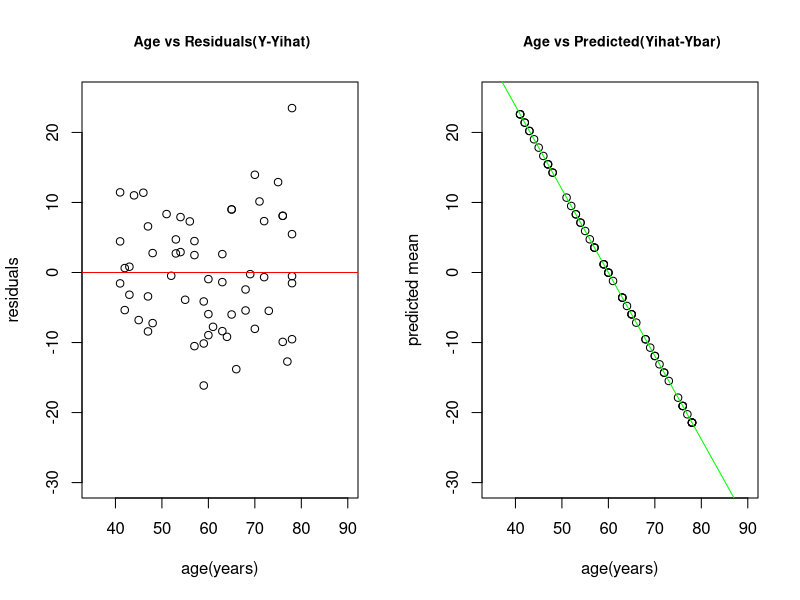
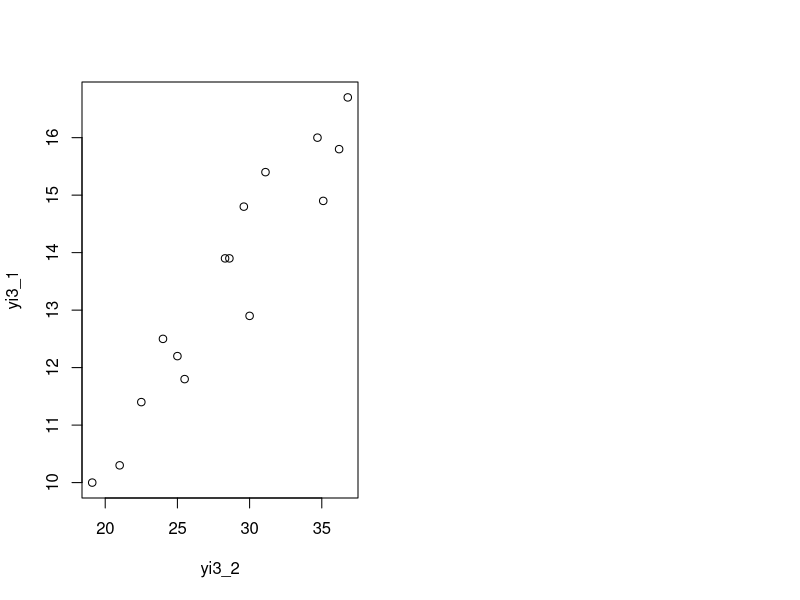

Source code (R) for these figures, in order:
## ---- chunk 1
knitr::opts_chunk$set(echo = TRUE)
## ---- chunk 2
library(knitr)
airfreight_breakage = read.table("airfreight+breakage.txt")
Y1 = airfreight_breakage[,1]
X1 = airfreight_breakage[,2]
n1 = length(X1)
fit1 = lm(Y1~X1)
y_hat1 = fit1$fitted.values
SSTO1 = sum((Y1-mean(Y1))^2)
SSE1 = sum((Y1-y_hat1)^2)
SSR1 = sum((y_hat1-mean(Y1))^2)
MSR1 = SSR1/(1)
MSE1 = SSE1/(n1-2)
Fstatistic1 = MSR1/MSE1
pvalue1 = pf(Fstatistic1, 1, n1-2, lower.tail = F)
result1 = data.frame(Source=c("Regression", "Error", "Total"),
 SS=c(SSR1, SSE1, SSTO1),Df=c(1, n1-2,n1-1),
 MS=c(MSR1, MSE1,NA), F_value=c(Fstatistic1,NA,NA),
 p_value=c(pvalue1,NA,NA))
kable(result1)
## ---- chunk 3
result1=data.frame(Source=c("Regression"),
F_value1=c(Fstatistic1),
p_value1=c(pvalue1))
kable(result1)
alpha = .05
Fcritical1 = qf(1-alpha, 1, n1-2)
Fcritical1
Fstatistic1 <= Fcritical1
## ---- chunk 4
Fstatistic1
r1 = cor(X1,Y1)
t1 = r1*sqrt(n1-2)/sqrt(1-r1^2)
t1
F1 = t1 ^ 2
F1
## ---- chunk 5
R_sqrt1=summary(fit1)$r1.squared
R_sqrt1
r1
proportion1 = (SSR1/SSTO1)*100
proportion1
## ---- chunk 6
musclemass = read.table("muscle+mass.txt")
Y2 = musclemass[,1]
X2 = musclemass[,2]
n2 = length(X2)
fit2 = lm(Y2~X2)
bohat2 = fit2$coefficients[[1]]
b1hat2 = fit2$coefficients[[2]]
Yi_hat2 = bohat2 + b1hat2*(X2)
Y2_1 = Y2-Yi_hat2
SSE2 = sum(Y2_1^2)
Y2_bar = mean(Y2)
Y2_2 = Yi_hat2-Y2_bar
SSR2 = sum(Y2_2^2)
Y2_3 = Y2 - Y2_bar
SSTO2 = sum(Y2_3^2)

result=data.frame(Source=c("Regression", "Error", "Total"),SS=c(SSR2, SSE2, SSTO2))
kable(result)

par(mfrow = c(1,2))
fit2_1 = lm(Y2_1~X2)
fit2_2 = lm(Y2_2~X2)

plot(X2,Y2_1,
 xlim = c(35,90), ylim=c(-30,25),
 main = " Age vs Residuals(Y-Yihat)",
 xlab = "age(years)",
 ylab = "residuals",
 cex.main = .85)
abline(fit2_1, col = "red")

plot(X2,Y2_2,
 xlim = c(35,90), ylim=c(-30,25),
 main = " Age vs Predicted(Yihat-Ybar)",
 xlab ="age(years)",
 ylab = "predicted mean",
 cex.main = .85)
abline(fit2_2, col="green")
## ---- chunk 7
y_hat2 = fit2$fitted.values
SSTO2 = sum((Y2-mean(Y2))^2)
SSE2 = sum((Y2-y_hat2)^2)
SSR2 = sum((y_hat2-mean(Y2))^2)
MSR2 = SSR2/(1)
MSE2 = SSE2/(n2-2)
Fstatistic2 = MSR2/MSE2
pvalue2 = pf(Fstatistic2, 1, n2-2, lower.tail = F)

result2=data.frame(Source=c("Regression", "Error", "Total"),
 SS=c(SSR2, SSE2, SSTO2),Df=c(1, n2-2,n2-1),
 MS=c(MSR2, MSE2,NA), F_value=c(Fstatistic2,NA,NA),
 p_value=c(pvalue2,NA,NA))
kable(result2)
## ---- chunk 8
Fstatistic2 = MSR2/MSE2

pvalue2 = pf(Fstatistic2, 1, n2-2, lower.tail = F)

result2=data.frame(Source=c("Regression"),
 F_value=c(Fstatistic2),
 p_value=c(pvalue2))
kable(result2)

alpha2 = .05
Fcritical2 = qf(1-alpha2*2, 1, n2-2)
Fstatistic2 <= Fcritical2
## ---- chunk 9
prop_tot_var2 = (SSE2/SSTO2)
prop_tot_var2
prop_tot_var2 * 100
## ---- chunk 10
R_sqrt2=summary(fit2)$r.squared
R_sqrt2
r2 = cor(X2,Y2)
r2
## ---- chunk 11
property = read.table("property+assessments.txt")
yi3_1 = property[,1]
yi3_2 = property[,2]
n3 = length(yi3_2)
plot(yi3_2,yi3_1)
## ---- chunk 12
yi3_1_bar = mean(yi3_1)
yi3_2_bar = mean(yi3_2)
s3_1 = sum((yi3_1 - yi3_1_bar)*(yi3_2 - yi3_2_bar))
s3_2 = sum((yi3_1 - yi3_1_bar)^2)
s3_3 = sum((yi3_2 - yi3_2_bar)^2)
r3_12 = s3_1/sqrt(s3_2*s3_3)
r3_12
## ---- chunk 13
alpha3 = .01
t_stat3 = r3_12*sqrt(n3-2)/sqrt(1 - r3_12^2)
t_stat3
critical_value3 = qt(1-alpha3/2,n3-2)
critical_value3
t_stat3 > critical_value3
